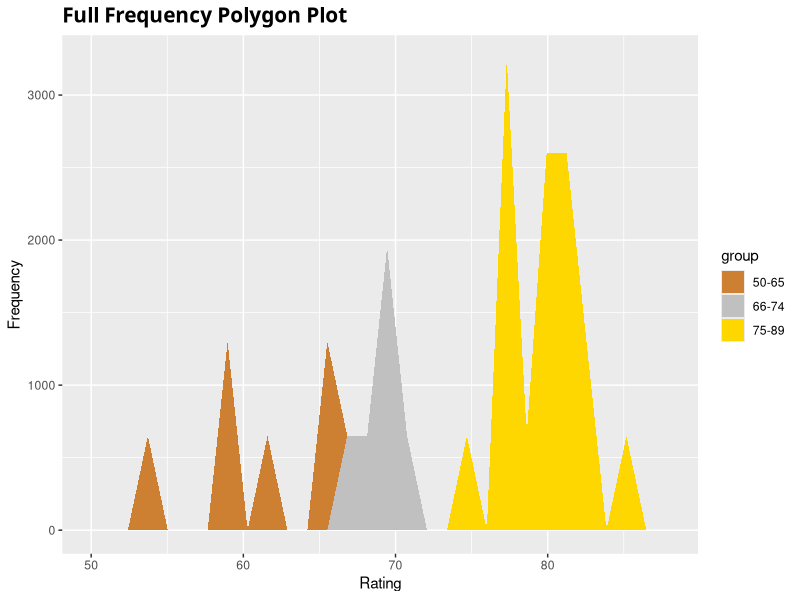

Here is the R script that generated this plot:
x <- read.csv("ratings.csv", header =F)$V1
df <- data.frame(x)
df$group = ifelse(df$x < 66, "50-65", ifelse(df$x < 75, "66-74", "75-89"))
library(ggplot2)
ggplot(df, aes(x, fill = group)) + scale_fill_manual(values = c("50-65" = "#CD7F32", "66-74" = "#C0C0C0","75-89" = "gold"))  + xlim(50,88) + geom_area(stat="bin") + ggtitle("Full Frequency Polygon Plot") + labs(x="Rating",y="Frequency") + theme(plot.title = element_text(family = "Trebuchet MS",  face="bold", size=15))
